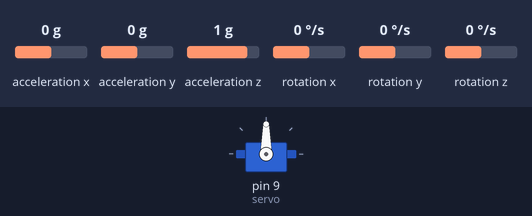
A sketch run on a simulated Arduino Uno, built with avr-gcc and run on an emulated ATmega328P. Shown: servo. The inputs (shaded band) are chosen by the test bench; at power-on: acceleration y 0 g, acceleration x 0 g, acceleration z 1 g, rotation x 0 °/s, rotation y 0 °/s, rotation z 0 °/s.

Above: at 4.2 s.
4.3 s: acceleration y set to -1.4 g
At 5.1 s:
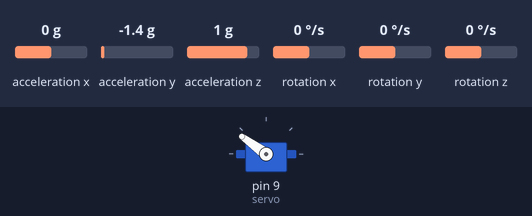
5.8 s: acceleration x set to -1.4 g
At 6.3 s:
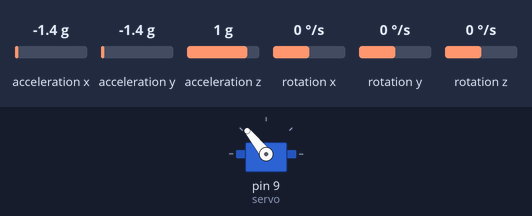
7.3 s: acceleration y set to -0.8 g
At 7.6 s:
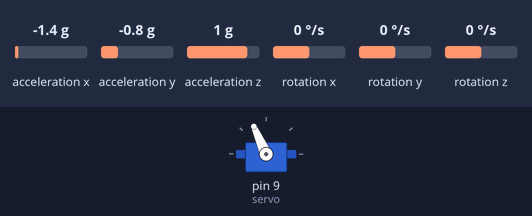
8.8 s: acceleration y set to 0.8 g
At 10.0 s:
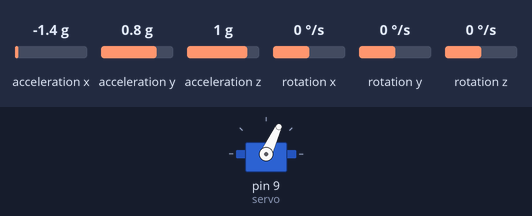
10.3 s: acceleration x set to -0.8 g
At 11.3 s:
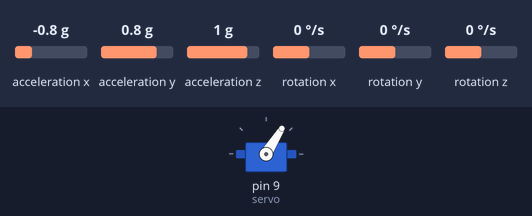
11.8 s: acceleration x set to 1.4 g
At 12.6 s:
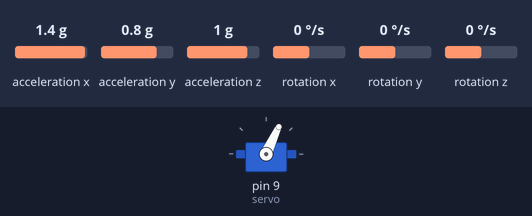
Timing chart, 0 to 14.3 s (numbered marks = the images above; inputs shaded):
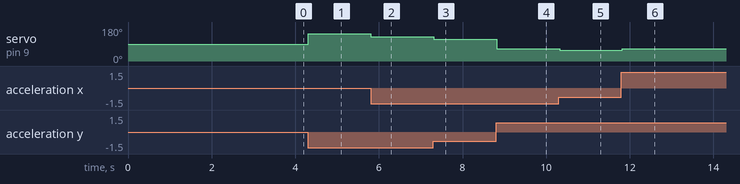

Measured:
- after the input at 4.3 s, servo on pin 9 (servo): 90° → 144° at once
- after the input at 5.8 s, servo on pin 9 (servo): 144° → 129° at once
- after the input at 7.3 s, servo on pin 9 (servo): 129° → 114° at once
- after the input at 8.8 s, servo on pin 9 (servo): 114° → 65° at once
- after the input at 10.3 s, servo on pin 9 (servo): 65° → 58° at once
- after the input at 11.8 s, servo on pin 9 (servo): 58° → 65° at once

The sketch:

simple-io-feedback.ino
```cpp
#include <Wire.h>
#include <MPU6050_tockn.h>
#include <Servo.h>

MPU6050 mpu6050(Wire);
Servo servo;

void setup()
{
    Serial.begin(9600);
    Wire.begin();
    mpu6050.begin();
    mpu6050.calcGyroOffsets(true);
    servo.attach(9);

}

void loop()
{
  mpu6050.update();


  float angle = mpu6050.getAngleX();
  float servoAngle = 90 - angle;
  servoAngle = constrain(servoAngle, 0, 180);

  servo.write(servoAngle);


  delay(20);

}
```
